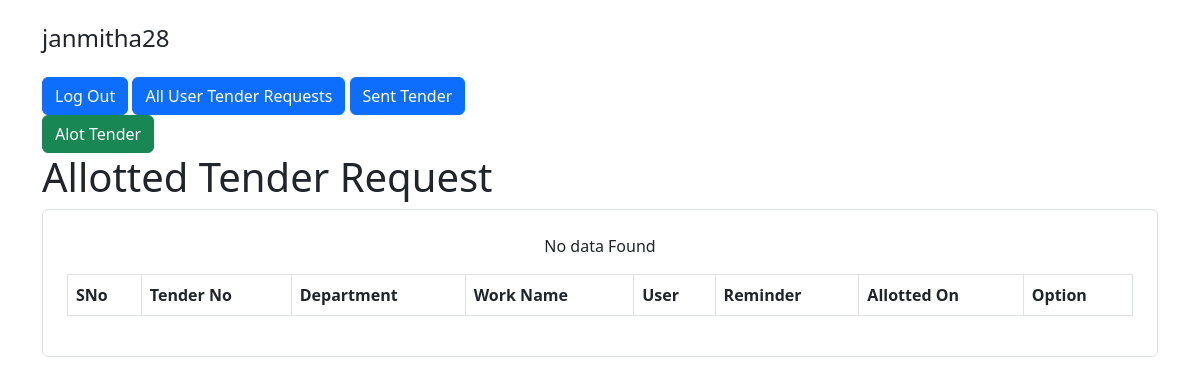
The page /alot-tenders/index.php (signed in) on the database as committed earlier.
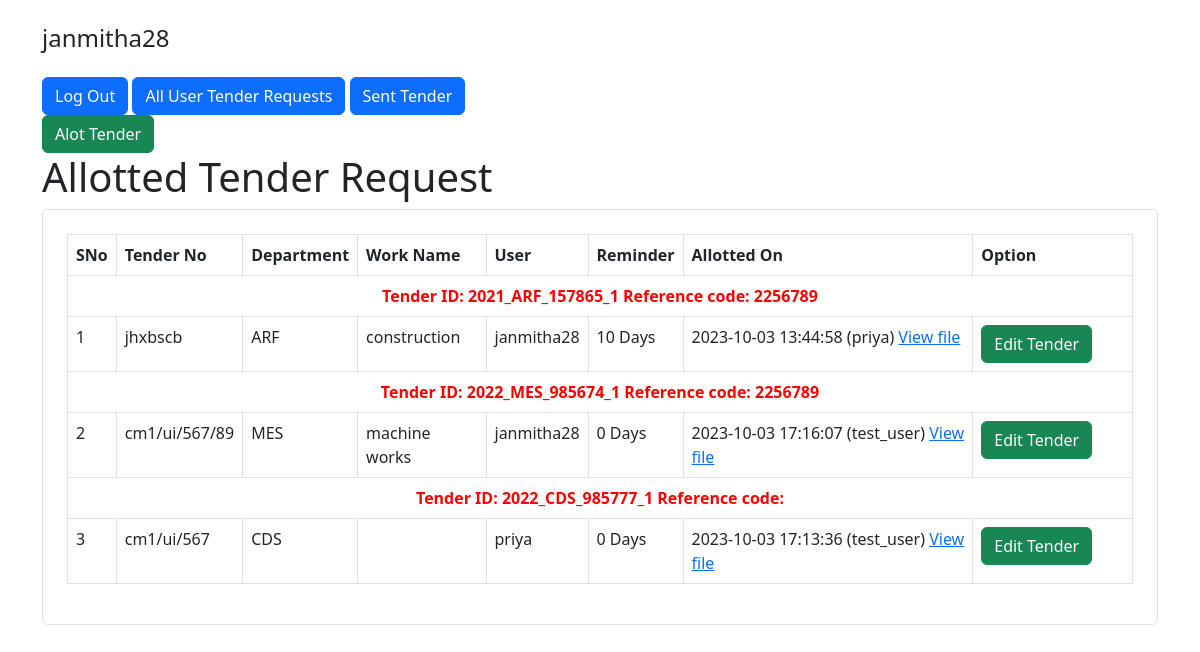
The same page on the database as committed later.
### tables this page shows
CREATE TABLE `user_tender_requests` (
  `id` int(11) NOT NULL,
  `user_id` int(11) NOT NULL,
  `tender_id` int(11) NOT NULL,
  `created_at` timestamp NOT NULL DEFAULT current_timestamp(),
  `status` varchar(15) NOT NULL,
  `tender_no` varchar(20) DEFAULT NULL,
  `name_of_work` varchar(255) DEFAULT NULL,
  `file_name` varchar(40) DEFAULT NULL,
  `reference_code` varchar(20) DEFAULT NULL,
  `section_id` varchar(20) NOT NULL,
  `sent_at` datetime DEFAULT NULL,
  `edit_user_id` int(11) DEFAULT NULL,
  `allotted_at` datetime DEFAULT NULL,
  `updated_at` datetime DEFAULT current_timestamp() ON UPDATE current_timestamp(),
  `reminder_days` int(11) DEFAULT NULL
);

CREATE TABLE `tenders` (
  `id` int(11) NOT NULL,
  `due_date` date DEFAULT NULL,
  `tenderID` varchar(255) DEFAULT NULL,
  `department_id` int(11) DEFAULT NULL
);

CREATE TABLE `department` (
  `id` int(11) NOT NULL,
  `name` varchar(255) DEFAULT NULL
);

CREATE TABLE `users` (
  `id` int(11) NOT NULL,
  `username` varchar(30) NOT NULL,
  `email` varchar(50) NOT NULL,
  `password` varchar(255) NOT NULL,
  `created_at` datetime NOT NULL DEFAULT current_timestamp()
);

### alot-tenders/index.php (the view, shortened to what this page needs)
<?php
require_once "../config.php";
$query = "SELECT us.username,s.username as selectedUser, department.name as departmentName, tenders.tenderID,
ur.id, ur.reference_code, ur.tender_No, ur.file_name, ur.allotted_at, ur.name_of_work, ur.reminder_days
FROM user_tender_requests ur
left join users us on ur.user_id= us.id
left join users s on ur.edit_user_id= s.id
inner join `tenders` on ur.tender_id = tenders.id
inner join `department` on tenders.department_id = department.id
where ur.status= 'Allotted';";
$result = $link->query($query);
?>
<!DOCTYPE html>
<html lang="en">
<head>
    <link rel="stylesheet" href="../style.css">
    <link href="https://cdn.jsdelivr.net/npm/bootstrap@5.2.0-beta1/dist/css/bootstrap.min.css" rel="stylesheet">
</head>
<body>
    <div class="container">
        <div class="col-lg-5 text-left">
            <h4 class="my-4"><?= htmlspecialchars($_SESSION["username"]); ?></h4>
            <a href="./logout.php" class="btn btn-primary">Log Out</a>
            <a href="../tender-requests/" class="btn btn-primary">All User Tender Requests</a>
            <a href="../sent-tenders/" class="btn btn-primary">Sent Tender</a>
            <a href="../alot-tenders/" class="btn btn-success">Alot Tender</a>
        </div>
        <div class="row justify-content-center">
            <div class="col-lg-12">
                <h1>Allotted Tender Request</h1>
                <div class="form-wrap border rounded p-4">
                    <table class="table  table-bordered">
                        <thead>
                            <tr role="row" class="header">
                                <th rowspan="1" colspan="1">SNo</th>
                                <th rowspan="1" colspan="1">Tender No</th>
                                <th rowspan="1" colspan="1">Department</th>
                                <th rowspan="1" colspan="1">Work Name</th>
                                <th rowspan="1" colspan="1">User</th>
                                <th rowspan="1" colspan="1">Reminder</th>
                                <th rowspan="1" colspan="1">Allotted On</th>
                                <th rowspan="1" colspan="1">Option</th>
                            </tr>
                        </thead>
                        <tbody>
                            <?php $counter = 1;
                            if ($result->num_rows > 0) {
                                while ($row = $result->fetch_assoc()) { ?>
                                    <tr>
                                        <th colspan="8" class="text-center tenderID"> Tender ID: <?= $row["tenderID"] ?> Reference code: <?= $row["reference_code"] ?> </th>
                                    </tr>
                                    <tr>
                                        <td><?= $counter ?></td>
                                        <td><?= $row["tender_No"] ?></td>
                                        <td><?= $row['departmentName'] ?></td>
                                        <td><?= $row['name_of_work'] ?></td>
                                        <td><?= $row["username"] ?></td>
                                        <td><?= $row['reminder_days'] ?> Days</td>
                                        <td><?php echo $row['allotted_at'] . " (" . $row['selectedUser'] . ")" ?>
                                            <a href="../uploadedFiles/<?= $row['file_name'] ?>" target="_blank">View file</a>
                                        </td>
                                        <td width="15%">
                                            <a href="./update.php?id=<?php echo $row["id"]; ?>" class="btn btn-success"> <i class="fa fa-edit"></i> Edit Tender</a>
                                        </td>
                                    </tr>
                            <?php $counter++;
                                }
                            } else {
                                echo  "<p class='text-center'>No data Found </p>";
                            }
                            ?>
                        </tbody>
                    </table>
                </div>
            </div>
        </div>
    </div>
</body>
</html>

Rows that differ between the two databases and show on the page:
now on this page (row edited): user_tender_requests: tender.tenderID "2021_ARF_157865_1", reference_code "2256789", tender_no "jhxbscb", department.name "ARF", name_of_work "construction", user.username "janmitha28", reminder_days "10", allotted_at "2023-10-03 13:44:58", users.username "priya"
now on this page (row edited): user_tender_requests: tender.tenderID "2022_MES_985674_1", reference_code "2256789", tender_no "cm1/ui/567/89", department.name "MES", name_of_work "machine works", user.username "janmitha28", reminder_days "0", allotted_at "2023-10-03 17:16:07", users.username "test_user"
now on this page (row edited): user_tender_requests: tender.tenderID "2022_CDS_985777_1", tender_no "cm1/ui/567", department.name "CDS", user.username "priya", reminder_days "0", allotted_at "2023-10-03 17:13:36", users.username "test_user"
Other text that changed with them:
text no longer shown: "No data Found"
